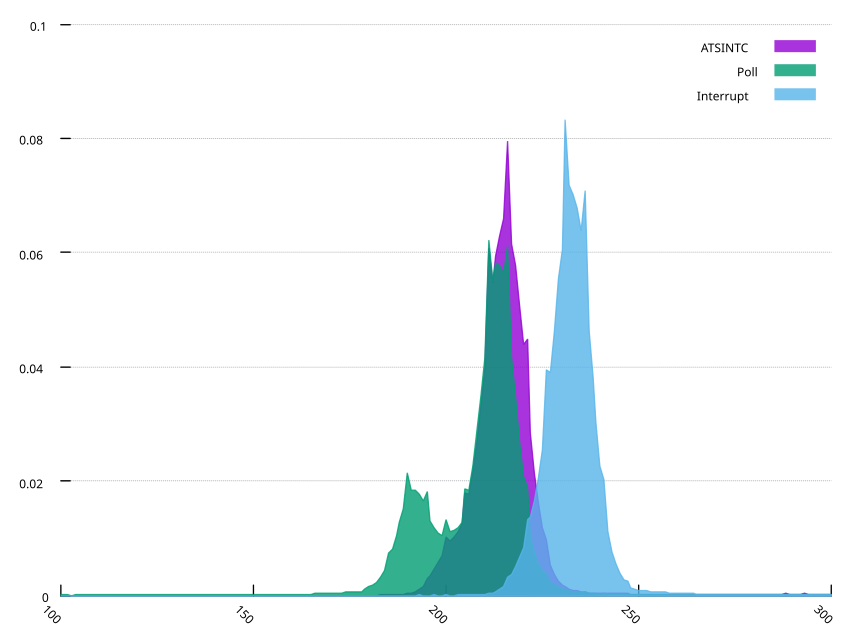

Write gnuplot code to recreate this figure.
set boxwidth 1
set noborder
set grid ytics
set xrange [100:300]
set xtics nomirror
set ytics nomirror
set xtics 50
set yrange [0: 0.1]
set xtics rot by -45 offset -2, 0
# set xlabel "Latency({/symbol \155}s)"
# set ylabel "Probability Density"

datafile0 = 'atsintc2/atsintc_delay_freq.dat'
datafile1 = 'poll2/poll_delay_freq.dat'
datafile2 = 'intr2/intr_delay_freq.dat'


set style fill transparent solid 0.8 border -2
plot datafile0 using 1:2 smooth frequency w filledcurves t "ATSINTC", \
    datafile1 using 1:2 smooth frequency w filledcurves t "Poll", \
    datafile2 using 1:2 smooth frequency w filledcurves t "Interrupt", \
